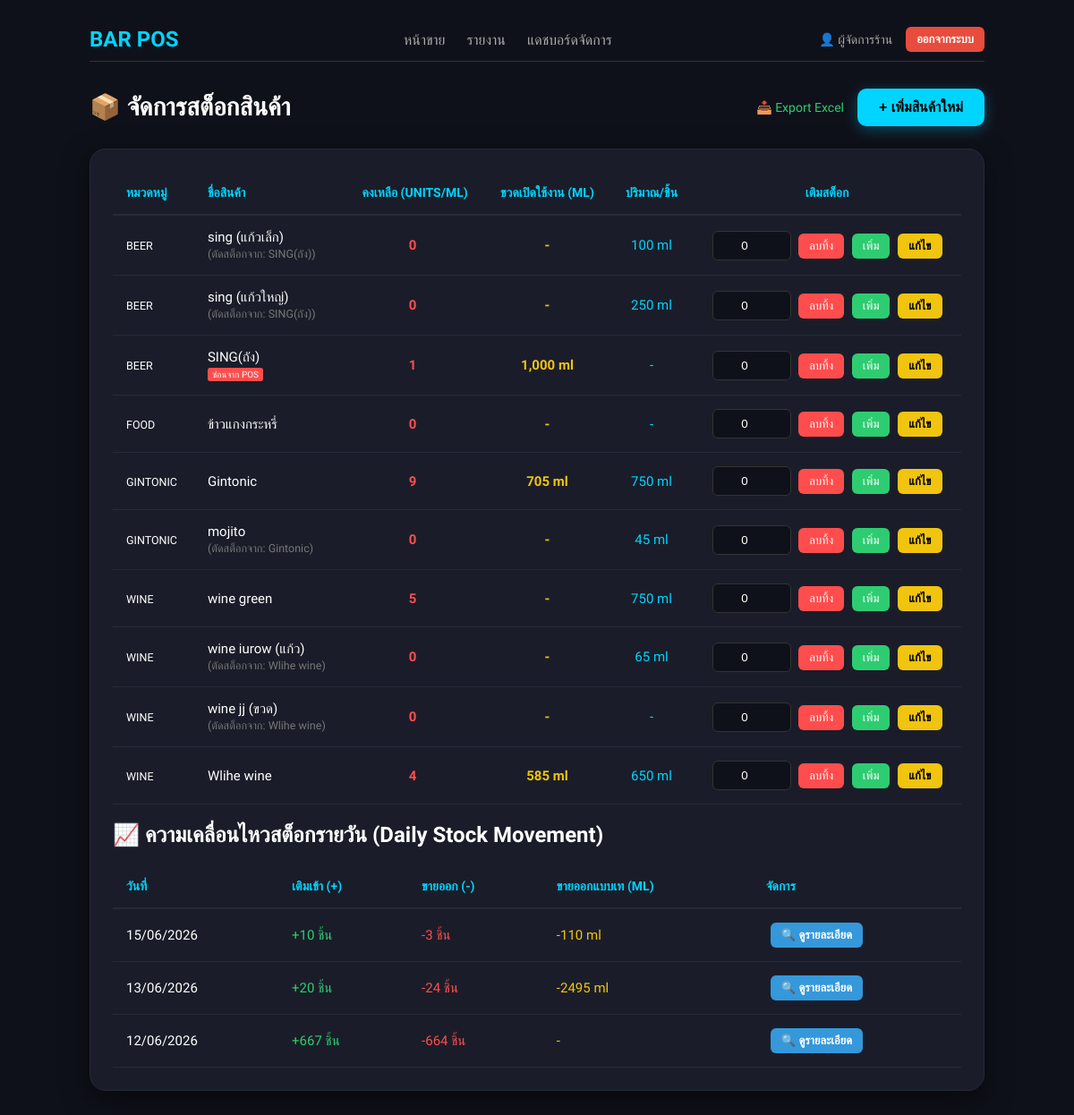
The page /stock_report.php (signed in) on the database its author committed.
### tables this page shows
CREATE TABLE `products` (
  `id` int(11) NOT NULL,
  `name` varchar(255) NOT NULL,
  `price` decimal(10,2) NOT NULL,
  `category` varchar(100) DEFAULT NULL,
  `stock_qty` int(11) DEFAULT 0,
  `ml_per_unit` int(11) DEFAULT 0 COMMENT 'ปริมาณที่ใช้ต่อหน่วย (ml)',
  `inventory_id` int(11) DEFAULT NULL COMMENT 'ID สินค้าหลักที่ใช้ตัดสต็อก',
  `show_on_pos` tinyint(1) NOT NULL DEFAULT 1,
  `open_ml` int(11) DEFAULT 0 COMMENT 'ปริมาณ ml ของขวดที่ถูกเปิดใช้งาน'
);

### stock_report.php (the view, shortened to what this page needs)
<?php
require 'config.php';
?>
<!DOCTYPE html>
<html lang="th">
<head>
</head>
<body>
    <div class="container">
        <div class="nav-bar">
            <h2 style="margin:0; color:var(--primary);">BAR POS</h2>
            <div class="nav-links">
                <a href="index.php">หน้าขาย</a>
                <a href="sales_report.php">รายงาน</a>
                <a href="dashboard.php">แดชบอร์ดจัดการ</a>
            </div>
            <div style="display: flex; align-items: center; gap: 15px; color: #aaa; font-size: 14px;">
                <span>👤 <?php echo htmlspecialchars($_SESSION['name']); ?></span>
                <a href="logout.php" style="background: #e74c3c; color: white; padding: 6px 12px; border-radius: 6px; text-decoration: none; font-weight: bold; font-size: 13px; transition: 0.2s;">ออกจากระบบ</a>
            </div>
        </div>
        <div class="page-header">
            <h1>📦 จัดการสต็อกสินค้า</h1>
            <div style="display:flex; gap:15px; align-items:center;">
                <a href="export_stock.php" style="color: var(--success); font-size:14px; text-decoration:none;">📥 Export Excel</a>
                <button class="btn-add-main" onclick="openAddModal()">+ เพิ่มสินค้าใหม่</button>
            </div>
        </div>
        <div class="card" id="stock-table-container">
            <table>
            <thead>
                <tr>
                    <th>หมวดหมู่</th>
                    <th>ชื่อสินค้า</th>
                    <th style="text-align: center;">คงเหลือ (Units/ml)</th>
                    <th style="text-align: center;">ขวดเปิดใช้งาน (ml)</th>
                    <th style="text-align: center;">ปริมาณ/ชิ้น</th>
                    <th style="text-align: center;">เติมสต็อก</th>
                </tr>
            </thead>
            <tbody>
                <?php
                $sql = "SELECT p.*, inv.name as parent_name
                        FROM products p
                        LEFT JOIN products inv ON p.inventory_id = inv.id
                        ORDER BY p.category ASC, p.name ASC";
                $result = $conn->query($sql);
                if ($result && $result->num_rows > 0) {
                    while($row = $result->fetch_assoc()) {
                        $stockClass = ($row['stock_qty'] <= 500 && $row['ml_per_unit'] > 0) ? 'low-stock' : (($row['stock_qty'] <= 5) ? 'low-stock' : '');
                        $displayName = $row['name'] . ($row['parent_name'] ? " <br><small style='color:#777'>(ตัดสต็อกจาก: {$row['parent_name']})</small>" : "");
                        $placeholder = "จำนวน";
                        if ($row['inventory_id'] === null && $row['category'] !== 'Food') {
                            $placeholder = "ขวด/ชิ้น หรือ ml";
                        }
                        $safeRowData = htmlspecialchars(json_encode($row), ENT_QUOTES, 'UTF-8');
                        if (isset($row['show_on_pos']) && $row['show_on_pos'] == 0) {
                            $displayName .= " <br><span style='background:#ff4d4d; color:white; padding:2px 5px; border-radius:3px; font-size:10px;'>ซ่อนจาก POS</span>";
                        }
                        echo "<tr>";
                        echo "<td><small>" . htmlspecialchars($row['category']) . "</small></td>";
                        echo "<td>" . $displayName . "</td>";
                        echo "<td style='text-align: center;' class='$stockClass'>" . number_format($row['stock_qty']) . "</td>";
                        echo "<td style='text-align: center; color:#f1c40f; font-weight:bold;'>" . ($row['open_ml'] > 0 ? number_format($row['open_ml']) . " ml" : "-") . "</td>";
                        echo "<td style='text-align: center; color:#00d4ff;'>" . ($row['ml_per_unit'] > 0 ? $row['ml_per_unit'] . " ml" : "-") . "</td>";
                        echo "<td style='text-align: center; white-space: nowrap;'>
                                <input type='number' id='qty-{$row['id']}' class='stock-input' placeholder='$placeholder' value='0' min='0'>
                                <button onclick='deleteProduct({$row['id']})' class='btn-decrease' title='ลบสินค้านี้ออกจากระบบ'>ลบทิ้ง</button>
                                <button onclick='updateStock({$row['id']}, \"add\")' class='btn-update'>เพิ่ม</button>
                                <button onclick='openEditModal({$safeRowData})' class='btn-edit'>แก้ไข</button>
                              </td>";
                        echo "</tr>";
                    }
                } else {
                    echo '<tr><td colspan="4" style="text-align:center;">ไม่พบข้อมูลสินค้าในระบบ</td></tr>';
                }
                ?>
            </tbody>
        </table>
        <h2>📈 ความเคลื่อนไหวสต็อกรายวัน (Daily Stock Movement)</h2>
        <div id="movement-table-container">
            <table>
            <thead>
                <tr>
                    <th>วันที่</th>
                    <th>เติมเข้า (+)</th>
                    <th>ขายออก (-)</th>
                    <th>ขายออกแบบเท (ml)</th>
                    <th>จัดการ</th>
                </tr>
            </thead>
            <tbody>
                <?php
                $sql_move = "SELECT DATE(created_at) as move_date,
                             SUM(CASE WHEN qty_change > 0 AND unit = 'unit' THEN qty_change ELSE 0 END) as total_in_unit,
                             SUM(CASE WHEN qty_change < 0 AND unit = 'unit' THEN ABS(qty_change) ELSE 0 END) as total_out_unit,
                             SUM(CASE WHEN qty_change < 0 AND unit = 'ml' THEN ABS(qty_change) ELSE 0 END) as total_out_ml
                             FROM stock_logs
                             GROUP BY DATE(created_at) ORDER BY move_date DESC LIMIT 7";
                $res_move = $conn->query($sql_move);
                if($res_move) {
                    while($m = $res_move->fetch_assoc()) {
                        echo "<tr>";
                        echo "<td>" . date('d/m/Y', strtotime($m['move_date'])) . "</td>";
                        echo "<td style='color:#2ecc71;'>+" . $m['total_in_unit'] . " ชิ้น</td>";
                        echo "<td style='color:#ff4d4d;'>-" . $m['total_out_unit'] . " ชิ้น</td>";
                        echo "<td style='color:#f1c40f;'>" . ($m['total_out_ml'] > 0 ? "-".$m['total_out_ml']." ml" : "-") . "</td>";
                        echo "<td><button onclick='viewStockDetail(\"{$m['move_date']}\")' class='btn-edit' style='background:#3498db; color:white;'>🔍 ดูรายละเอียด</button></td>";
                        echo "</tr>";
                    }
                }
                ?>
            </tbody>
            </table>
        </div>
    </div>
</body>
</html>

### stock_report.php (style rules this page uses)
:root { --primary: #00d4ff; --success: #2ecc71; --danger: #ff4d4d; --bg: #0f111a; --card: #1a1d29; }
body { font-family: 'Sarabun', sans-serif; background: var(--bg); color: white; padding: 20px; margin: 0; }
.container { max-width: 1000px; margin: auto; }
.nav-bar { display: flex; justify-content: space-between; align-items: center; margin-bottom: 30px; padding: 10px 0; border-bottom: 1px solid #333; }
.nav-links a { color: #aaa; text-decoration: none; margin-left: 20px; transition: 0.3s; }
.page-header { display: flex; justify-content: space-between; align-items: center; margin-bottom: 25px; }
.page-header h1 { margin: 0; font-size: 28px; display: flex; align-items: center; gap: 10px; }
.btn-add-main { background: var(--primary); color: #000; border: none; padding: 12px 24px; border-radius: 10px; font-weight: bold; cursor: pointer; transition: 0.3s; box-shadow: 0 4px 15px rgba(0,212,255,0.3); font-size: 16px; }
.btn-update { background: var(--success); color: white; border: none; padding: 6px 12px; border-radius: 6px; cursor: pointer; font-size: 13px; transition: 0.2s; }
.btn-decrease { background: var(--danger); color: white; border: none; padding: 6px 12px; border-radius: 6px; cursor: pointer; font-size: 13px; transition: 0.2s; margin-right: 5px; }
.btn-edit { background: #f1c40f; color: black; border: none; padding: 6px 12px; border-radius: 6px; cursor: pointer; font-size: 13px; transition: 0.2s; margin-left: 5px; font-weight: bold; }
.card { background: var(--card); padding: 25px; border-radius: 18px; box-shadow: 0 10px 30px rgba(0,0,0,0.5); margin-bottom: 30px; border: 1px solid #252a3a; }
table { width: 100%; border-collapse: collapse; }
th { color: var(--primary); text-align: left; padding: 15px; font-size: 14px; text-transform: uppercase; border-bottom: 2px solid #252a3a; }
td { padding: 15px; border-bottom: 1px solid #252a3a; font-size: 15px; }
.stock-input { background: #0f111a; border: 1px solid #333; color: white; padding: 8px; width: 70px; border-radius: 6px; text-align: center; margin-right: 5px; outline: none; }
.low-stock { color: var(--danger); font-weight: bold; position: relative; }
.low-stock::after { content: ''; font-size: 10px; margin-left: 5px; vertical-align: middle; }

### rows shown on the page
products: category "BEER", name "sing (แก้วเล็ก)", products.name "SING(ถัง)", stock_qty "0", ml_per_unit "100"
products: category "BEER", name "sing (แก้วใหญ่)", products.name "SING(ถัง)", stock_qty "0", ml_per_unit "250"
products: category "BEER", name "SING(ถัง)", show_on_pos "ซ่อนจาก POS", stock_qty "1", open_ml "1,000"
products: category "FOOD", name "ข้าวแกงกระหรี่", stock_qty "0"
products: category "GINTONIC", name "Gintonic", stock_qty "9", open_ml "705", ml_per_unit "750"
products: category "GINTONIC", name "mojito", products.name "Gintonic", stock_qty "0", ml_per_unit "45"
products: category "WINE", name "wine green", stock_qty "5", ml_per_unit "750"
products: category "WINE", name "wine iurow (แก้ว)", products.name "Wlihe wine", stock_qty "0", ml_per_unit "65"
products: category "WINE", name "wine jj (ขวด)", products.name "Wlihe wine", stock_qty "0"
products: category "WINE", name "Wlihe wine", stock_qty "4", open_ml "585", ml_per_unit "650"

### other values the page prints
$_SESSION['name'] "ผู้จัดการร้าน"
date('d/m/Y', strtotime($m['move_date'])) "15/06/2026"
$m['total_in_unit'] "10"
$m['total_out_unit'] "3"
$m['total_out_ml'] "110"
date('d/m/Y', strtotime($m['move_date'])) "13/06/2026"
$m['total_in_unit'] "20"
$m['total_out_unit'] "24"
$m['total_out_ml'] "2495"
date('d/m/Y', strtotime($m['move_date'])) "12/06/2026"
$m['total_in_unit'] "667"
$m['total_out_unit'] "664"
